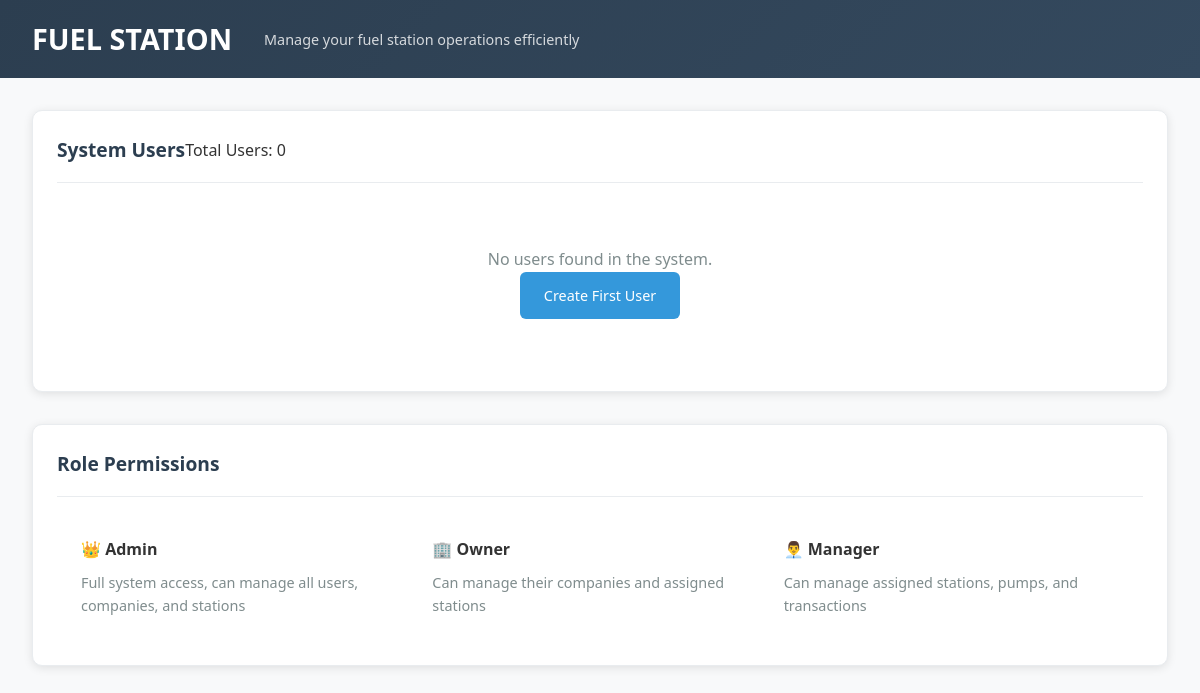
Before: /users/ with the older database file.
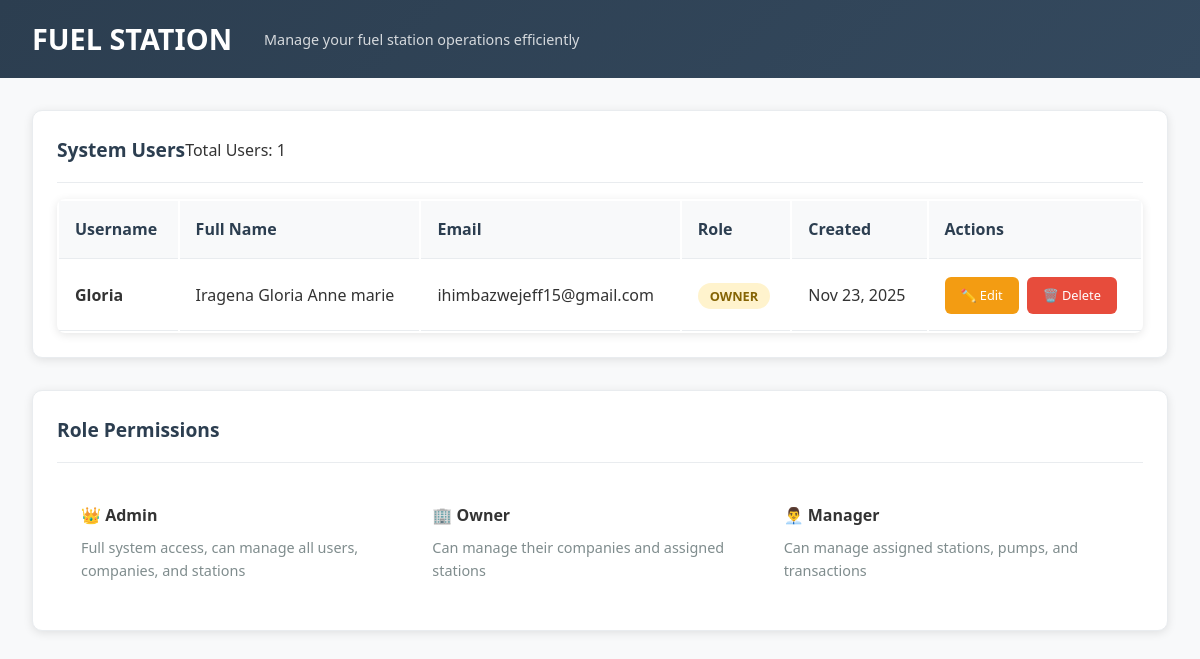
After: the same page with the newer database file.
### service/models.py (models this page shows, shortened)
class User(models.Model):
    user_id = models.AutoField(primary_key=True)
    username = models.CharField(max_length=50, unique=True)
    full_name = models.CharField(max_length=100)
    password=models.CharField(max_length=12)
    email = models.EmailField(blank=True, null=True)
    ROLE_CHOICES = [
        ('admin', 'Admin'),
        ('owner', 'Owner'),
        ('manager', 'Manager'),
    ]
    role = models.CharField(max_length=20, choices=ROLE_CHOICES)
    created_at = models.DateTimeField(auto_now_add=True)
    last_login = models.DateTimeField(blank=True, null=True)

### service/views.py (the view)
# urls.py: path('users/', views.UserListView.as_view(), name='user_list'),
class UserListView(ListView):
    model = User
    template_name = "users/list.html"
    context_object_name = "users"

### templates/users/list.html (shortened to what this page needs)
{% extends 'base.html' %}
{% block content %}
<div class="card">
    <div class="card-header">
        <h3 class="card-title">System Users</h3>
        <span>Total Users: {{ users.count }}</span>
    </div>
    {% if users %}
    <table class="table">
        <thead>
            <tr>
                <th>Username</th>
                <th>Full Name</th>
                <th>Email</th>
                <th>Role</th>
                <th>Created</th>
                <th>Actions</th>
            </tr>
        </thead>
        <tbody>
            {% for user in users %}
            <tr>
                <td>
                    <strong>{{ user.username }}</strong>
                </td>
                <td>{{ user.full_name }}</td>
                <td>{{ user.email|default:"-" }}</td>
                <td>
                    <span class="status-badge
                        {% if user.role == 'admin' %}status-active
                        {% elif user.role == 'owner' %}status-pending
                        {% else %}status-resolved{% endif %}">
                        {{ user.get_role_display }}
                    </span>
                </td>
                <td>{{ user.created_at|date:"M d, Y" }}</td>
                <td>
                    <div style="display: flex; gap: 0.5rem;">
                        <a href="{% url 'user_update' user.user_id %}" class="btn btn-warning btn-sm">✏️ Edit</a>
                        {% if user.user_id != request.session.user_id %}
                        <a href="{% url 'user_delete' user.user_id %}" class="btn btn-danger btn-sm">🗑️ Delete</a>
                        {% else %}
                        <button class="btn btn-secondary btn-sm" disabled>🗑️ Delete</button>
                        {% endif %}
                    </div>
                </td>
            </tr>
            {% endfor %}
        </tbody>
    </table>
    {% else %}
    <div style="padding: 3rem; text-align: center; color: #7f8c8d;">
        <p>No users found in the system.</p>
        <a href="{% url 'user_create' %}" class="btn btn-primary">Create First User</a>
    </div>
    {% endif %}
</div>
<div class="card" style="margin-top: 2rem;">
    <div class="card-header">
        <h3 class="card-title">Role Permissions</h3>
    </div>
    <div style="padding: 1.5rem;">
        <div style="display: grid; grid-template-columns: repeat(auto-fit, minmax(200px, 1fr)); gap: 1rem;">
            <div>
                <strong>👑 Admin</strong>
                <p style="margin: 0.5rem 0 0 0; color: #7f8c8d; font-size: 0.9rem;">
                    Full system access, can manage all users, companies, and stations
                </p>
            </div>
            <div>
                <strong>🏢 Owner</strong>
                <p style="margin: 0.5rem 0 0 0; color: #7f8c8d; font-size: 0.9rem;">
                    Can manage their companies and assigned stations
                </p>
            </div>
            <div>
                <strong>👨‍💼 Manager</strong>
                <p style="margin: 0.5rem 0 0 0; color: #7f8c8d; font-size: 0.9rem;">
                    Can manage assigned stations, pumps, and transactions
                </p>
            </div>
        </div>
    </div>
</div>
{% endblock %}

Changed rows visible on the page:
added User: username "Gloria", full_name "Iragena Gloria Anne marie", email "ihimbazwejeff15@gmail.com", role "OWNER", created_at "Nov 23, 2025", shows "🗑️ Delete"
Other visible differences:
{{ users.count }}: "0" → "1"
text no longer shown: "No users found in the system. Create First User"
text now shown: "Username Full Name Email Role Created Actions"
